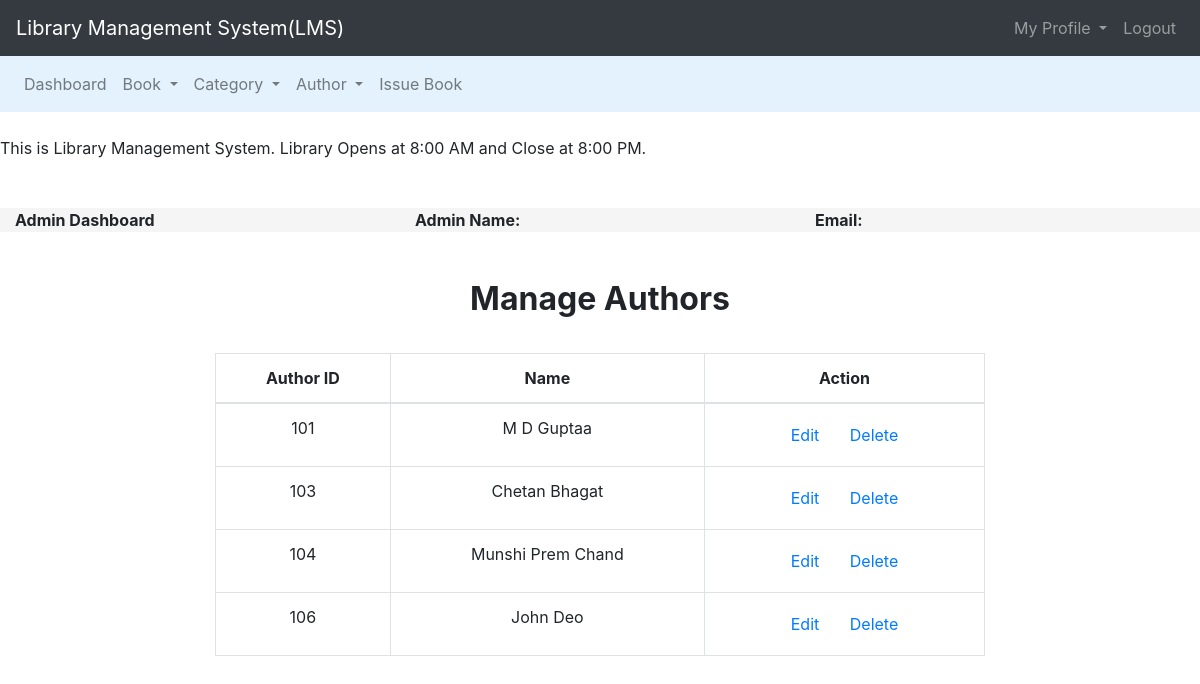
Screenshot of /admin/manage_auth.php with the database file from the repository.
### tables this page shows
CREATE TABLE `authors` (
  `author_id` int(11) NOT NULL,
  `author_name` varchar(250) NOT NULL
);

### admin/manage_auth.php (the view, shortened to what this page needs)
<!DOCTYPE html>
<html lang="en">
<head>
    <link rel="stylesheet" href="../css/style.css">
    <link rel="stylesheet" href="https://maxcdn.bootstrapcdn.com/bootstrap/4.5.2/css/bootstrap.min.css">
</head>
<body>
<nav class="navbar navbar-expand-lg navbar-dark bg-dark">
  <a class="navbar-brand" href="admin_dashboard.php">Library Management System(LMS)</a>
  <div class="collapse navbar-collapse" id="navbarSupportedContent">
    <ul class="nav navbar-nav ml-auto">
    <li class="nav-item dropdown">
        <a class="nav-link dropdown-toggle" href="#" id="navbarDropdown" role="button" data-toggle="dropdown"
         aria-haspopup="true" aria-expanded="false">
          My Profile
        </a>
      </li>
        <li class="nav-item">
        <a class="nav-link" href="logout.php">Logout</a>
      </li>
    </ul>
  </div>
</nav>
<nav class="navbar navbar-expand-lg navbar-light" style="background-color: #e3f2fd;">
  <div class="collapse navbar-collapse" id="navbarSupportedContent">
    <ul class="nav navbar-nav mr-auto">
    <li class="nav-item">
        <a class="nav-link" href="admin_dashboard.php">Dashboard</a>
      </li>
    <li class="nav-item dropdown">
        <a class="nav-link dropdown-toggle" href="#" id="navbarDropdown" role="button" data-toggle="dropdown"
         aria-haspopup="true" aria-expanded="false">
          Book
        </a>
        </li>
    <li class="nav-item dropdown">
        <a class="nav-link dropdown-toggle" href="#" id="navbarDropdown" role="button" data-toggle="dropdown"
         aria-haspopup="true" aria-expanded="false">
          Category
        </a>
        </li>
    <li class="nav-item dropdown">
        <a class="nav-link dropdown-toggle" href="#" id="navbarDropdown" role="button" data-toggle="dropdown"
         aria-haspopup="true" aria-expanded="false">
          Author
        </a>
        </li>
        <li class="nav-item">
        <a class="nav-link" href="issue_book.php">Issue Book</a>
      </li>
    </ul>
  </div>
</nav><br>
<span><marquee behavior="" direction="">This is Library Management System. Library Opens at 8:00 AM and Close
    at 8:00 PM.</marquee></span><br><br>
    <div class="container-fluid" id="user">
    <div class="row">
        <div class="col-lg-4 col-mg-4 col-12">
        <span><strong class="text-black">Admin Dashboard</strong></span>
        </div>
        <div class="col-lg-4 col-mg-4 col-12">
        <span><strong class="text-black">Admin Name: <?php echo $_SESSION['name']; ?></strong></span>
        </div>
        <div class="col-lg-4 col-mg-4 col-12">
        <span><strong class="text-black">Email: <?php echo $_SESSION['email']; ?></strong></span>
        </div>
    </div>
</div>
<br><br>
<div class="container headings text-center" style="margin-bottom:35px;">
		<h2 class="text-center font-weight-bold">Manage Authors</h2>
</div>
<div class="container-fluid">
    <div class="row">
        <div class="col-lg-8 col-md-10 col-12 offset-lg-2 offset-md-1">
            <table class="table table-bordered table-hover"  style="text-align: center; overflow:auto;">
                <thead>
                    <tr>
                        <th>Author ID</th>
                        <th>Name</th>
                        <th>Action</th>
                    </tr>
                </thead>
                    <?php
                         $connection = mysqli_connect("localhost","root","");
                         $query="select * from authors";
                         $query_run = mysqli_query($connection,$query);
                         while ($row = mysqli_fetch_assoc($query_run)){
                    ?>
                    <tr>
                        <td><?php echo $row['author_id']; ?></td>
                        <td><?php echo $row['author_name']; ?></td>
                        <td>
                            <button class="btn"><a href="edit_auth.php?aid=<?php echo $row['author_id'];?>" style="text-decoration:none;">
                            Edit</a></button>
                            <button class="btn"><a href="delete_auth.php?aid=<?php echo $row['author_id'];?>" style="text-decoration:none;">
                            Delete</a></button>
                        </td>
                    </tr>
                    <?php
                     }
                    ?>
                </table>
        </div>
    </div>
</div>
</body>
</html>

### css/style.css (style rules this page uses)
* { margin: 0; padding: 0; box-sizing: border-box; }
#user { background-color: whitesmoke; }

### rows the page displays
authors: author_id "101", author_name "M D Guptaa"
authors: author_id "103", author_name "Chetan Bhagat"
authors: author_id "104", author_name "Munshi Prem Chand"
authors: author_id "106", author_name "John Deo"
